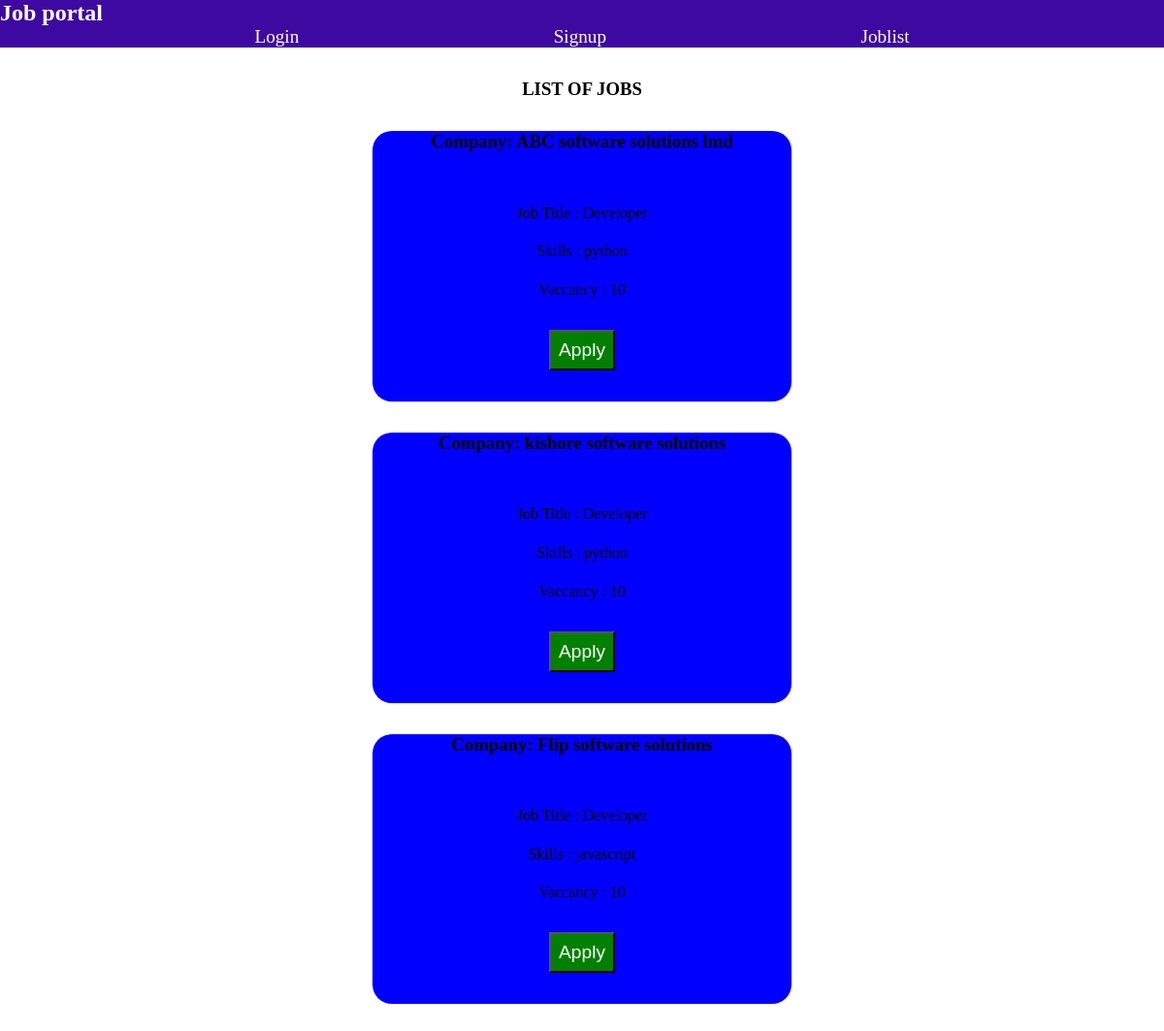
Screenshot of /joblist with the database file from the repository.
### design/models.py (models this page shows)
class Joblist(models.Model):
    company = models.CharField(max_length=50)
    jobtitle = models.CharField(max_length=20)
    skills = models.CharField(max_length=20)
    vaccancy = models.CharField(max_length=20)

### design/views.py (the view)
# urls.py: path('joblist',JobList,name='joblist'),
def JobList(request):
    jobs = Joblist.objects.all()
    context = {'jobs': jobs}
    return render(request,"joblist.html",context)

### design/templates/joblist.html (shortened to what this page needs)
{% load static %}
{% block body %}
{% include 'base.html' %}
<section id="joblist">
    <h3>LIST OF JOBS</h3>
    {% for job in jobs %}
    <div class="card">
        <div class="card-body">
            <h3>Company: {{ job.company }}</h3>
            <p>Job Title : {{ job.jobtitle }}</p>
            <p>Skills : {{ job.skills }}</p>
            <p>Vaccancy : {{ job.vaccancy }}</p>
            <button class="main-button"><a href="{% url 'apply' %}">Apply</a></button>
        </div>
    </div>
    {% endfor %}
</section>
{% endblock %}

### design/templates/base.html (shortened to what this page needs)
<!DOCTYPE html>
<html lang="en">
<head>
    {% load static %}
    <link rel="stylesheet" href="{% static 'style.css' %}">
</head>
<body>
    <header class="index">
        <h2>Job portal</h2>
        <nav>
        <ul>
            <li><a href="{% url 'login' %}">Login</a></li>
            <li><a href="{% url 'signup' %}">Signup</a></li>
            <li><a href="{% url 'joblist' %}">Joblist</a></li>
        </ul>
        </nav>
    </header>
</body>
</html>

### design/static/style.css (style rules this page uses)
* { margin: 0; padding: 0; box-sizing: border-box; }
html { font-size: 1rem; }
.index { background-color: rgb(62, 9, 160); }
nav ul { display: flex; align-items: center; text-align: center; justify-content: space-evenly; list-style: none; }
a { text-decoration: none; color: white; font-size: 1.2rem; }
h2 { flex: 2rem 1rem 2rem; align-items: center; text-align: left; font-size: 1.5rem; color: white; }

### design/templates/joblist.html (style rules this page uses)
#joblist { margin-left: 24rem; margin-right: 24rem; margin-bottom: 10rem; }
.card { background-color: blue; border-bottom-left-radius: 20px; border-bottom-right-radius: 20px; border-top-left-radius: 20px; border-top-right-radius: 20px; }
.card-body h3 { text-align: center; margin-top: 3rem; }
.card-body p { text-align: center; padding-top: 5%; }
#joblist { text-align: center; }
#joblist h3 { margin: 2rem; }
.main-button { text-align: center; margin: 2rem; padding: 0.5rem; background-color: green; }

### rows the page displays
Joblist: company "ABC software solutions lmd", jobtitle "Developer", skills "python", vaccancy "10"
Joblist: company "kishore software solutions", jobtitle "Developer", skills "python", vaccancy "10"
Joblist: company "Flip software solutions", jobtitle "Developer", skills "javascript", vaccancy "10"
